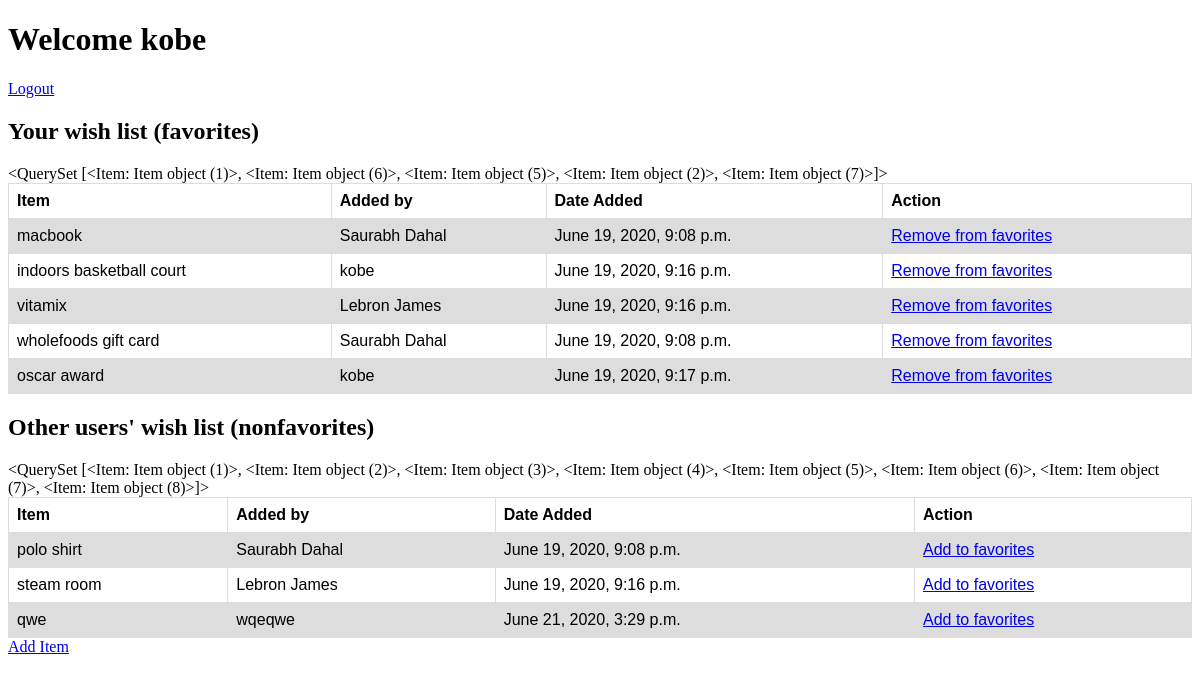
Screenshot of /success (signed in) with the database file from the repository.
### loginregApp/models.py (models this page shows)
class User(models.Model):
    name = models.CharField(max_length = 255)
    email = models.CharField(max_length = 255)
    password = models.CharField(max_length = 255)
    objects = UserManager()

class Item(models.Model):
    name = models.CharField(max_length = 255)
    uploader = models.ForeignKey(User, related_name = 'items_uploaded', on_delete = models.CASCADE)
    favoritors = models.ManyToManyField(User, related_name = "items_favorited")
    created_at = models.DateTimeField(auto_now_add = True)

### loginregApp/views.py (the view)
# urls.py: 2. Add a URL to urlpatterns:  path('', views.home, name='home')
def home(request):
    if 'loggedinId' not in request.session:
        return redirect('/')
    context = {
        'loggedinUser': User.objects.get(id= request.session['loggedinId']),
        'allitems': Item.objects.all(),
        'favitems': Item.objects.filter(favoritors = User.objects.get(id= request.session['loggedinId'])),
        'nonfavitems': Item.objects.exclude(favoritors = User.objects.get(id= request.session['loggedinId']))
    }
    return render(request, 'main.html', context)

### loginregApp/templates/main.html (shortened to what this page needs)
<!DOCTYPE html>
<html lang="en">
<head>
</head>
<body>
    <h1>Welcome {{loggedinUser.name}}</h1>
    <a href="/logout">Logout</a>
    <h2>Your wish list (favorites)</h2>
    {{favitems}}
<table>
  <tr>
    <th>Item</th>
    <th>Added by</th>
    <th>Date Added</th>
    <th>Action</th>
  </tr>
  {% for itemObj in favitems %}
  <tr>
      <td>{{itemObj.name}}</td>
      <td>{{itemObj.uploader.name}}</td>
      <td>{{itemObj.created_at}}</td>
      <td><a href="/removefav/{{itemObj.id}}">Remove from favorites</a></td>
  </tr>
  {% endfor %}
</table>
<h2>Other users' wish list (nonfavorites)</h2>
{{allitems}}
<table>
  <tr>
    <th>Item</th>
    <th>Added by</th>
    <th>Date Added</th>
    <th>Action</th>
  </tr>
  {% for itemObj in nonfavitems %}
  <tr>
      <td>{{itemObj.name}}</td>
      <td>{{itemObj.uploader.name}}</td>
      <td>{{itemObj.created_at}}</td>
      <td><a href="/favoriteItem/{{itemObj.id}}">Add to favorites</a></td>
  </tr>
  {% endfor %}
</table>
    <a href="/wishItems/create">Add Item</a>
</body>
</html>

### loginregApp/templates/main.html (style rules this page uses)
table { font-family: arial, sans-serif; border-collapse: collapse; width: 100%; }
td, th { border: 1px solid #dddddd; text-align: left; padding: 8px; }
tr:nth-child(even) { background-color: #dddddd; }

### rows the page displays
User: name "kobe"
Item: id "<QuerySet [<Item: Item object (1)>, <Item: Item object (6)>, <Item: Item object (5)>, <Item: Item object (2)>, <Item: Item object (7)>]>", name "macbook", uploader.name "Saurabh Dahal", created_at "June 19, 2020, 9:08 p.m.", id "<QuerySet [<Item: Item object (1)>, <Item: Item object (2)>, <Item: Item object (3)>, <Item: Item object (4)>, <Item: Item object (5)>, <Item: Item object (6)>, <Item: Item object (7)>, <Item: Item object (8)>]>"
Item: name "indoors basketball court", uploader.name "kobe", created_at "June 19, 2020, 9:16 p.m."
Item: name "vitamix", uploader.name "Lebron James", created_at "June 19, 2020, 9:16 p.m."
Item: name "wholefoods gift card", uploader.name "Saurabh Dahal", created_at "June 19, 2020, 9:08 p.m."
Item: name "oscar award", uploader.name "kobe", created_at "June 19, 2020, 9:17 p.m."
Item: name "polo shirt", uploader.name "Saurabh Dahal", created_at "June 19, 2020, 9:08 p.m."
Item: name "steam room", uploader.name "Lebron James", created_at "June 19, 2020, 9:16 p.m."
Item: name "qwe", uploader.name "wqeqwe", created_at "June 21, 2020, 3:29 p.m."
